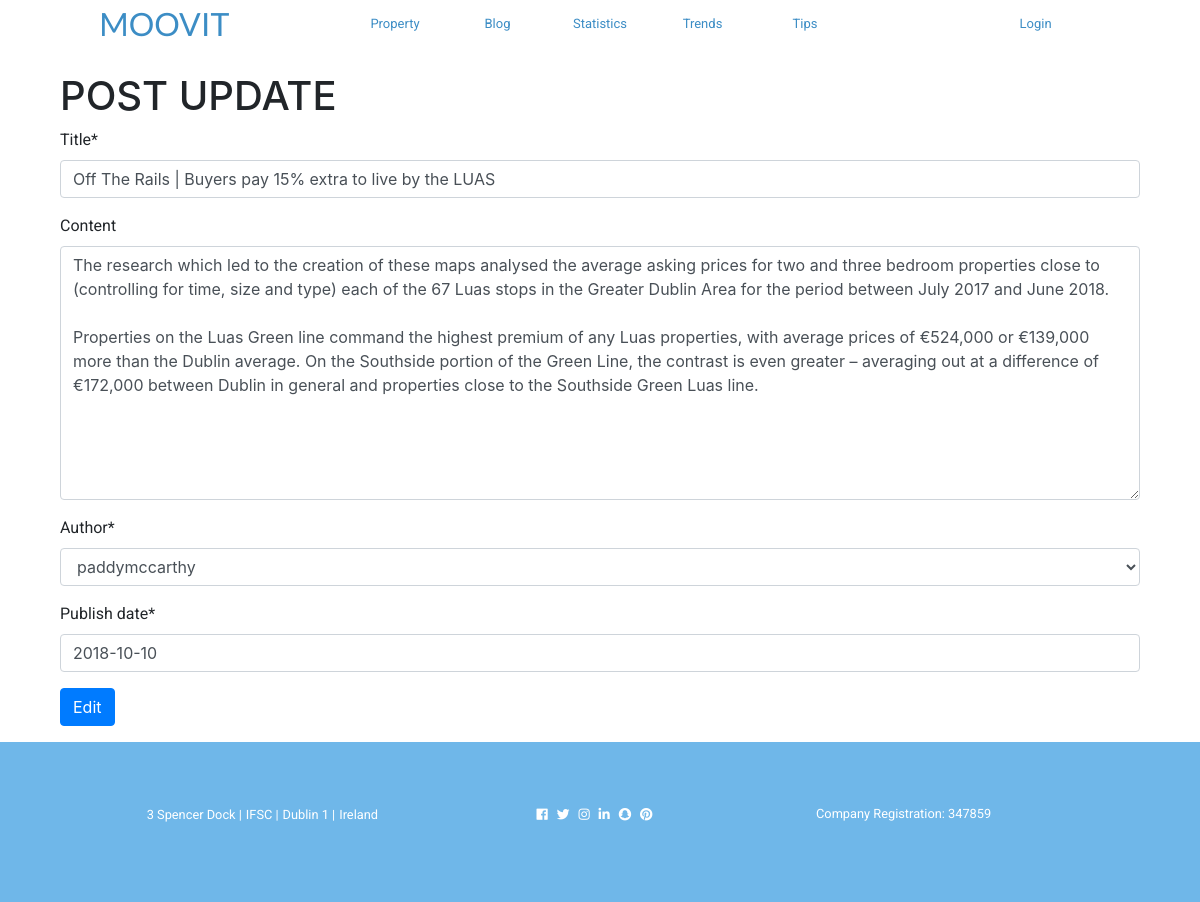
/posts/1/edit/, run on the app's committed database.
### posts/models.py (models this page shows, shortened)
class Post(models.Model):
    title = models.CharField(max_length=200)
    content = models.TextField(default=None, null=False, blank=True)
    author = models.ForeignKey(User, on_delete=models.CASCADE)
    publish_date = models.DateField(auto_created=True, default=None, null=True, blank=False)
    class Meta:
        ordering = ['-publish_date']

### posts/views.py (the view)
# urls.py: path('<int:pk>/edit/', views.PostUpdateView.as_view(), name='post_update'),
class PostUpdateView(UpdateView):
    model = Post
    fields = [
        'title',
        'content',
        'author',
        'publish_date'
    ]
    template_name = 'posts/post_update.html'

### templates/posts/post_update.html
{% extends 'base_generic.html' %}
{% load crispy_forms_tags %}
{% block content %}
    <h1>Post Update</h1>
    <form action="post">{% csrf_token %}
        {{ form | crispy }}
    <button class="btn btn-primary" type="submit" value="update">Edit</button>
    </form>
{% endblock %}

### static/css/styles.css (style rules this page uses)
h1 { font-family: 'Lato', sans-serif; text-transform: uppercase; }
label { font-family: Roboto; }

### data on the page
Post: title "Off The Rails | Buyers pay 15% extra to live by the LUAS", content "The research which led to the creation of these maps analysed the average asking prices for two and three bedroom properties close to (controlling for time, size and type) each of the 67 Luas stops in the Greater Dublin Area for the period between July 2017 and June 2018. Properties on the Luas Green line command the highest premium of any Luas properties, with average prices of €524,000 or €139,000 more than the Dublin average. On the Southside portion of the Green Line, the contrast is even greater – averaging out at a difference of €172,000 between Dublin in general and properties close to the Southside Green Luas line.", author "paddymccarthy", publish_date "2018-10-10"
